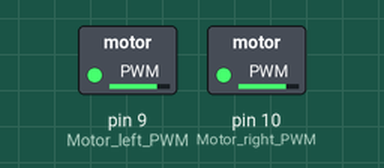
A sketch run on a simulated Arduino Uno, built with avr-gcc and run on an emulated ATmega328P. On the bench: switched loads named in the sketch (green lamp = pin HIGH).

Above: at 0.05 s.
Timing chart, 0 to 3.0 s (numbered marks = the images above):
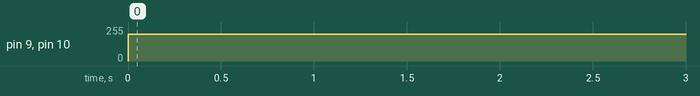

The sketch:

Test_1.ino
```cpp
int Motor_right_PWM = 10;  //   0 (min speed) - 255 (max speed)
int Motor_right_direction = 5;  //   0 Forward - 1 Reverse
int Motor_left_PWM = 9;    //   0 (min speed) - 255 (max speed)
int Motor_left_direction = 6;   //   0 Forward - 1 Reverse
#define Forward 1
#define Reverse 0

int Left_encoder = 2;
int Right_encoder = 3;
int Left_forward_speed=200;
int Right_forward_speed=200;
int Left_reverse_speed=200;
int Right_reverse_speed=200;

int direction = 0;
float right_dir;
float left_dir;

void forward() {
  analogWrite(Motor_right_PWM,Right_forward_speed); // right motor
  digitalWrite(Motor_right_direction,Forward); //right
  analogWrite(Motor_left_PWM,Left_forward_speed); // left
  digitalWrite(Motor_left_direction,Forward); //left
}

void Stop(){ // set speeds to 0
  analogWrite(Motor_right_PWM,0); // right motor
  analogWrite(Motor_left_PWM,0); // left
  //MsTimer2::start();
}

void setup() {
  Serial.begin(9600);
  pinMode(Motor_left_PWM, OUTPUT);
  pinMode(Motor_right_PWM, OUTPUT);
}

void loop() {
  forward();
  delay(500);
  Stop();
}
```

Measured:
- by itself, pin 9 (Motor_left_PWM), pin 10 (Motor_right_PWM): 0/255 → 200/255 at 0.00 s
